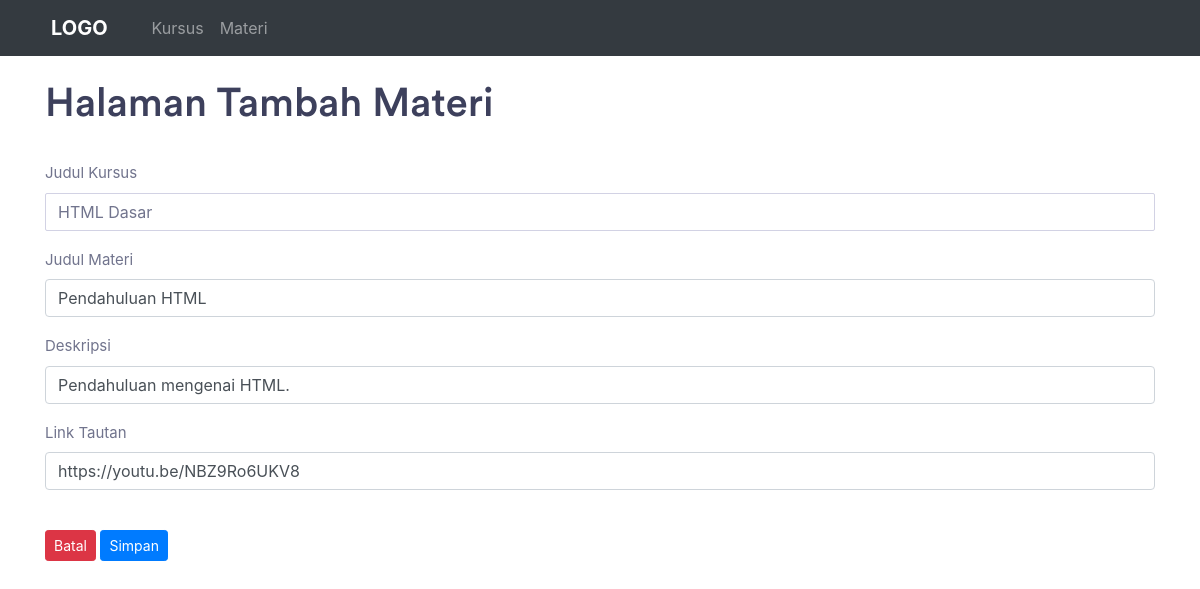
Page /material/ubah/1 on the committed database.
### tables this page shows
CREATE TABLE IF NOT EXISTS `materials` (
  `id` int NOT NULL AUTO_INCREMENT,
  `courses_id` int NOT NULL,
  `title_material` varchar(50) NOT NULL,
  `description_material` varchar(255) NOT NULL,
  `embed_link` varchar(255) NOT NULL,
  PRIMARY KEY (`id`),
  KEY `courses_id` (`courses_id`)
);

CREATE TABLE IF NOT EXISTS `courses` (
  `id` int NOT NULL AUTO_INCREMENT,
  `title` varchar(50) NOT NULL,
  `description` varchar(255) NOT NULL,
  `duration` varchar(50) NOT NULL,
  PRIMARY KEY (`id`)
);

### application/controllers/Material.php (called while the page is built, shortened)
<?php
class Material extends CI_Controller
{
    function __construct()
    {
        $this->load->model(array('M_Material', 'M_Kursus'));
    }
    public function ubah($id)
    {
        if (isset($_POST['update'])) {
            $this->M_Material->update_material();
            redirect('material');
        } else {
            $data['title'] = "Ubah | WEBDEV DIGITALIZ BATCH #5";
            $data['kursus'] = $this->M_Kursus->get_courses();
            $data['material'] = $this->M_Material->get_material_byid($id);
            $this->load->view('temp/head', $data);
            $this->load->view('temp/nav');
            $this->load->view('material/material_update', $data);
            $this->load->view('temp/foot');
        }
    }
}

### index.php (called while the page is built, shortened)
<?php
require_once BASEPATH.'core/CodeIgniter.php';

### application/models/M_Kursus.php (called while the page is built, shortened)
<?php
class M_Kursus extends CI_Model
{
    private $table = "courses";
    public function get_courses()
    {
        return $this->db->get($this->table)->result();
    }
}

### application/models/M_Material.php (called while the page is built, shortened)
<?php
class M_Material extends CI_Model
{
    private $table = "materials";
    public function get_material_byid($id)
    {
        return $this->db->get_where($this->table, ['id' => $id])->row();
    }
}

### application/views/material/material_update.php (the view, shortened to what this page needs)
<div class="container">
    <h1>Halaman Tambah Materi</h1> <br>
    <form action="" method="post">
        <div class="form-group">
            <label for="courses_id">Judul Kursus</label>
            <select name="courses_id" id="courses_id" class="form-control">
                <?php foreach ($kursus as $k) : ?>
                    <option value="<?= $k->id ?>" <?php if ($k->id === $material->courses_id) echo "selected"; ?>><?= $k->title ?></option>
                <?php endforeach; ?>
            </select>
        </div>
        <div class="form-group">
            <label for="title_material">Judul Materi</label>
            <input type="text" name="title_material" class="form-control" placeholder="Judul Materi" value="<?= $material->title_material ?>">
        </div>
        <div class="form-group">
            <label for="description_material">Deskripsi</label>
            <input type="text" name="description_material" class="form-control" placeholder="Deskripsi Materi" value="<?= $material->description_material ?>">
        </div>
        <div class="form-group">
            <label for="embed_link">Link Tautan</label>
            <input type="text" name="embed_link" class="form-control" placeholder="Link Tautan Materi" value="<?= $material->embed_link ?>">
        </div> <br>
        <a href="<?= base_url('material') ?>" class="btn btn-sm btn-danger">Batal</a>
        <button type="submit" name="update" class="btn btn-sm btn-primary">Simpan</button>
    </form>
</div>

### rows in the picture
materials: courses_id "HTML Dasar", title_material "Pendahuluan HTML", description_material "Pendahuluan mengenai HTML.", embed_link "https://youtu.be/NBZ9Ro6UKV8"
